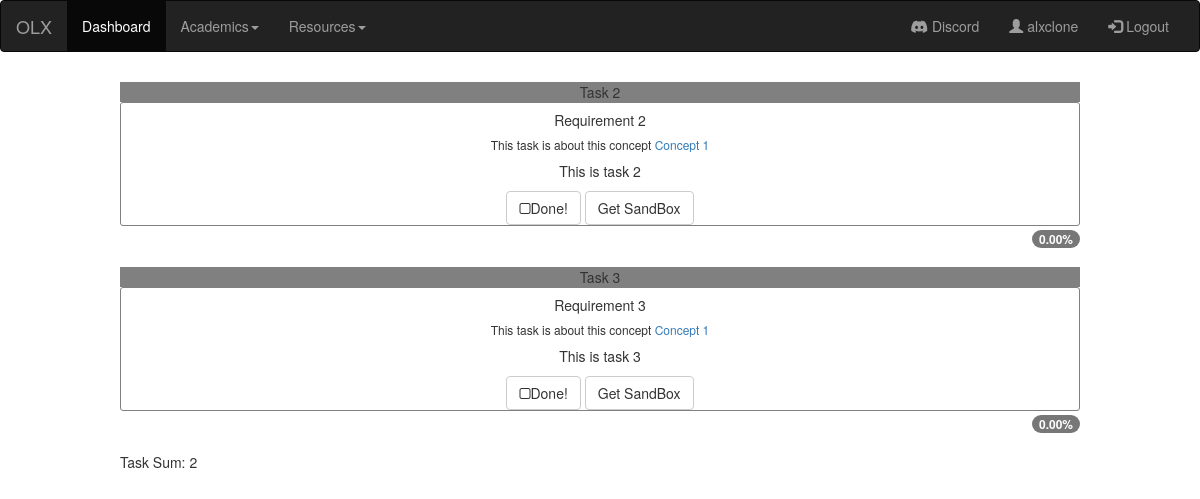
The page /tasks/3 (signed in) on the database its author committed.
### app/models.py (models this page shows, shortened)
class Tasks(models.Model):
    project = models.ForeignKey(Project, default=None, on_delete=models.PROTECT)
    task_id = models.IntegerField()
    task_name = models.CharField(max_length=100)
    task_content = models.TextField(max_length=5000)
    task_requirements = models.TextField(max_length=1000)
    concept = models.ForeignKey(Concepts, default=None, on_delete=models.PROTECT)

class Concepts(models.Model):
    id = models.IntegerField(primary_key=True, unique=True)
    cohort = models.ForeignKey(Cohort, default=None, on_delete=models.PROTECT)
    concept_title = models.CharField(max_length=100)
    concept_content = models.TextField(max_length=5000)

### app/views.py (the view)
# urls.py: path('tasks/<int:project_ID>', views.tasks, name='tasks'),
@login_required
def tasks(request, project_ID):
    s_project = Project.objects.get(project_id = project_ID)
    my_tasks = Tasks.objects.filter(project = s_project) # Fetch tasks
    number = my_tasks.count() # Number of tasks
    context = {
        'tasks': my_tasks,
        'title': 'Tasks',
    }
    return render(request, 'tasks.html', context=context)

### app/templates/tasks.html (shortened to what this page needs)
{% include 'sidepane.html' %}
{% block content %}
<div class="d-grid gap-3">
    {% for task in tasks %}
    <div class="p-2 border">
        <div class="card  text-center">
            <div class="card-header">
                {{ task.task_name }}
            </div>
            <div class="card-body">
                <h5 class="card-title">{{ task.task_requirements }}</h5>
                <h6>This task is about this concept <a href="{% url 'concept' task.concept.concept_title %}">{{task.concept.concept_title}}</a></h6>
                <p class="card-text">{{ task.task_content }}</p>
                <button href="#" class="btn btn-default but" onclick="uncheck(this)"><i class='fa fa-square-o'></i>Done!</button>
                <a href="{% url 'sandboxes' %}" class="btn btn-default but">Get SandBox</a>
            </div>
            <div class="card-footer text-muted text-right">
                <span class="badge bg-secondary">0.00%</span>
            </div>
        </div>
    </div>
    {% endfor %}
    <div class="p-2 bg-light border">Task Sum: {{tasks.count}}</div>
</div>
{% endblock %}

### app/templates/sidepane.html (shortened to what this page needs)
{% load static %}
<!DOCTYPE html>
<html lang="en">
  <head>
    {% include 'header.html' %}
  </head>
  <body>
    <nav class="navbar navbar-inverse">
      <div class="container-fluid">
	<div class="navbar-header">
	  <a class="navbar-brand" href="#">OLX</a>
	</div>
	<div class="collapse navbar-collapse" id="myNavbar">
	  <ul class="nav navbar-nav">
            <li class="active"><a href="{% url 'dashboard' %}">Dashboard</a></li>
            <li class="dropdown">
              <a class="dropdown-toggle" data-toggle="dropdown" href="#">Academics<span class="caret"></span></a>
            </li>
            <li class="dropdown">
              <a class="dropdown-toggle" data-toggle="dropdown" href="#">Resources<span class="caret"></span></a>
            </li>
	  </ul>
	  <ul class="nav navbar-nav navbar-right">
            <li><a href="https://discord.app"><span class="fa-brands fa-discord"></span> Discord</a></li>
            <li><a href="{% url 'profile' %}"><span class="glyphicon glyphicon-user"></span> {{request.user.username}}</a></li>
            <li><a href="{% url 'logout' %}"><span class="glyphicon glyphicon-log-in"></span> Logout</a></li>
	  </ul>
	</div>
      </div>
    </nav>
  </body>
</html>

### app/templates/header.html (shortened to what this page needs)
{% load static %}
<link rel="stylesheet" href="https://maxcdn.bootstrapcdn.com/bootstrap/3.4.1/css/bootstrap.min.css">
<link rel="stylesheet" href="https://cdnjs.cloudflare.com/ajax/libs/font-awesome/6.5.1/css/all.min.css">
<link rel='stylesheet' href='https://cdnjs.cloudflare.com/ajax/libs/font-awesome/4.7.0/css/font-awesome.min.css'>

### app/templates/tasks.html (style rules this page uses)
.d-grid { padding-left: 10%; padding-right: 10%; }
.p-2 { padding-top: 1%; padding-bottom: 1%; }
.card-header { background-color: gray; }
.card-body { border-width: 1px; border-style: solid; border-color: gray; border-radius: 3px; }

### rows shown on the page
Tasks: task_name "Task 2", task_requirements "Requirement 2", concept.concept_title "Concept 1", task_content "This is task 2"
Tasks: task_name "Task 3", task_requirements "Requirement 3", concept.concept_title "Concept 1", task_content "This is task 3"

### other values the page prints
{{ request.user.username }} "alxclone"
{{ tasks.count }} "2"
